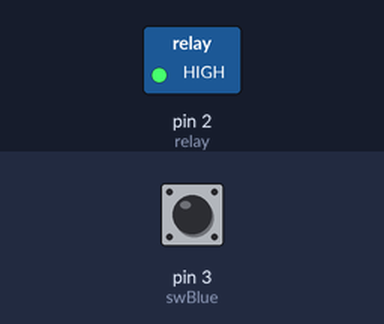
A sketch run on a simulated Arduino Uno, built with avr-gcc and run on an emulated ATmega328P. Shown: switched loads named in the sketch (green lamp = pin HIGH). The inputs (shaded band) are chosen by the test bench; at power-on: pin 3 (swBlue) HIGH.

Above: at 1.2 s.
1.3 s: pin 3 (swBlue) pulled LOW for 0.15 s
At 1.8 s:
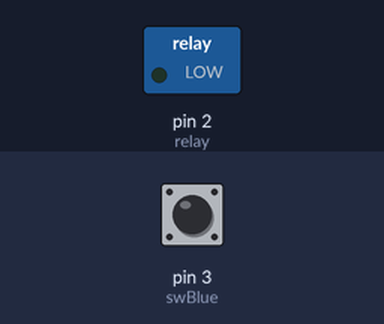
2.9 s: pin 3 (swBlue) pulled LOW for 1 s
At 4.3 s:
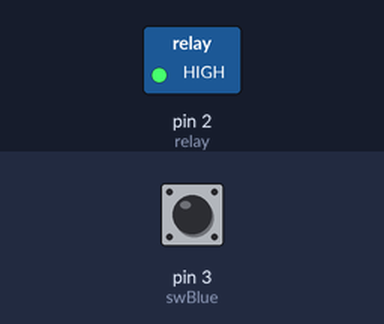
5.4 s: pin 3 (swBlue) pulled LOW for 3.2 s
At 9.0 s:
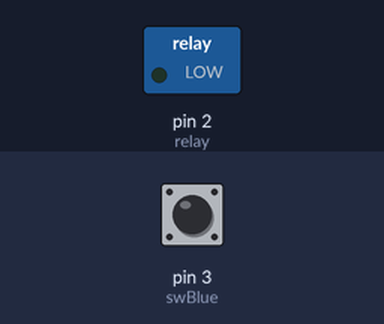
Timing chart, 0 to 10.5 s (numbered marks = the images above; inputs shaded):
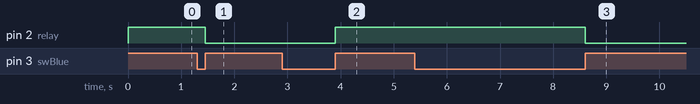

The sketch:

Project.ino
```cpp
#define swBlue 3
int status = false;

const int trigPin = 4;
const int echoPin = 5;
long duration;
int distance;

void ultra() {
  digitalWrite(trigPin, LOW);
  delayMicroseconds(2);
  digitalWrite(trigPin, HIGH);
  delayMicroseconds(10);
  digitalWrite(trigPin, LOW);

  duration = pulseIn(echoPin, HIGH);
  distance = duration * 0.034 / 2;

  Serial.print("Distance: ");
  Serial.println(distance);
  delay(50);
}
void setup() {
  pinMode(2 , OUTPUT); //relay
  pinMode(swBlue , INPUT_PULLUP); //switch button
  pinMode(trigPin, OUTPUT); // trigPin Output
  pinMode(echoPin, INPUT); // echoPin Input
  Serial.begin(9600);
}

void loop() {
  if (digitalRead(swBlue) == true) {
    status = !status;
    digitalWrite(2, status);
  } while (digitalRead(swBlue) == true);

}
```

Measured:
- after the input at 1.3 s, pin 2 (relay): HIGH → LOW after 0.15 s
- after the input at 2.9 s, pin 2 (relay): LOW → HIGH after 1.0 s
- after the input at 5.4 s, pin 2 (relay): HIGH → LOW after 3.2 s
